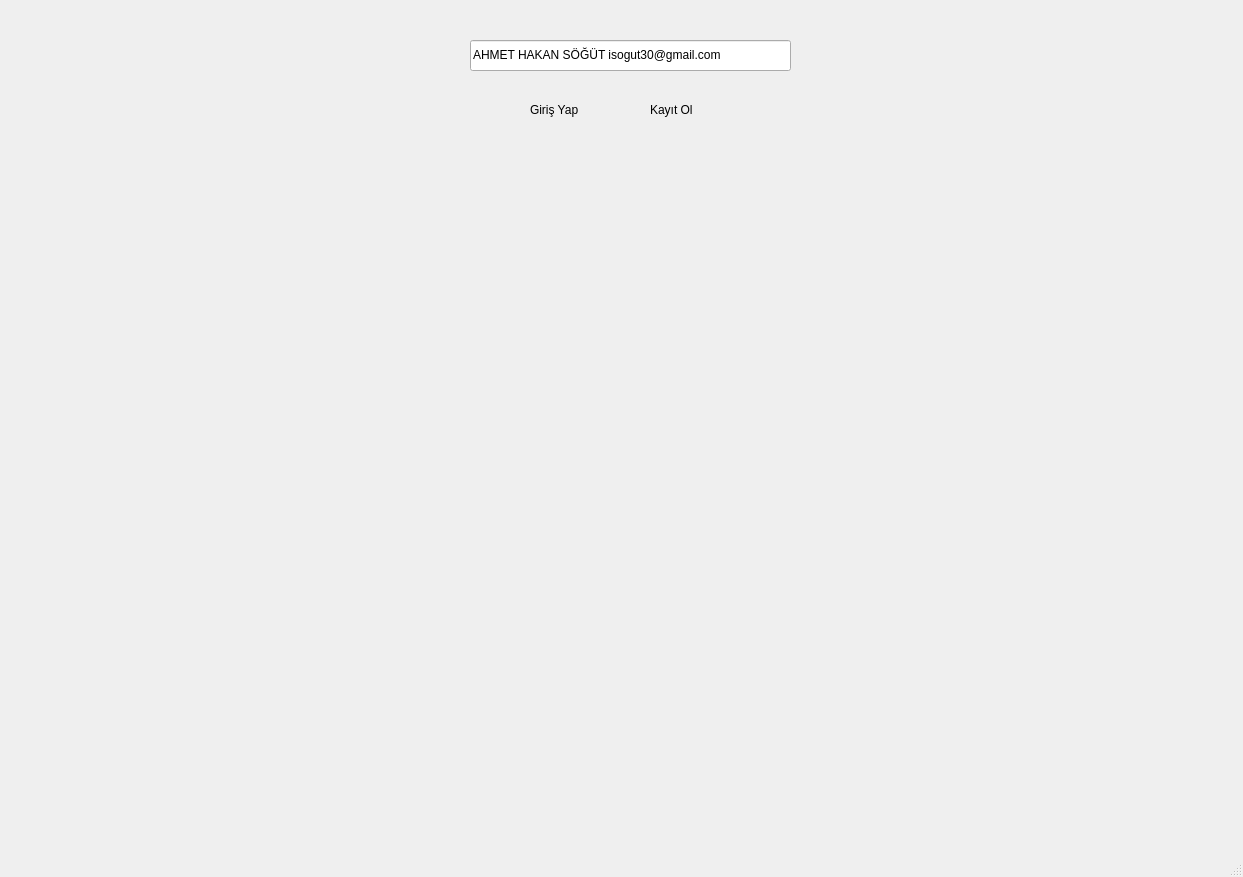
<?xml version="1.0" encoding="UTF-8"?>
<ui version="4.0">
 <class>MainWindow</class>
 <widget class="QMainWindow" name="MainWindow">
  <property name="geometry">
   <rect>
    <x>0</x>
    <y>0</y>
    <width>1243</width>
    <height>877</height>
   </rect>
  </property>
  <property name="windowTitle">
   <string>MainWindow</string>
  </property>
  <widget class="QWidget" name="centralwidget">
   <widget class="QLineEdit" name="lineEdit">
    <property name="geometry">
     <rect>
      <x>470</x>
      <y>40</y>
      <width>321</width>
      <height>31</height>
     </rect>
    </property>
    <property name="text">
     <string>AHMET HAKAN SÖĞÜT isogut30@gmail.com</string>
    </property>
   </widget>
   <widget class="QWidget" name="widget" native="true">
    <property name="geometry">
     <rect>
      <x>360</x>
      <y>440</y>
      <width>120</width>
      <height>80</height>
     </rect>
    </property>
   </widget>
   <widget class="QLabel" name="label_3">
    <property name="geometry">
     <rect>
      <x>530</x>
      <y>100</y>
      <width>63</width>
      <height>20</height>
     </rect>
    </property>
    <property name="text">
     <string>Giriş Yap</string>
    </property>
   </widget>
   <widget class="QLabel" name="label_4">
    <property name="geometry">
     <rect>
      <x>650</x>
      <y>100</y>
      <width>63</width>
      <height>20</height>
     </rect>
    </property>
    <property name="text">
     <string>Kayıt Ol</string>
    </property>
   </widget>
  </widget>
  <widget class="QMenuBar" name="menubar">
   <property name="geometry">
    <rect>
     <x>0</x>
     <y>0</y>
     <width>1243</width>
     <height>25</height>
    </rect>
   </property>
  </widget>
  <widget class="QStatusBar" name="statusbar"/>
 </widget>
 <resources/>
 <connections/>
</ui>
